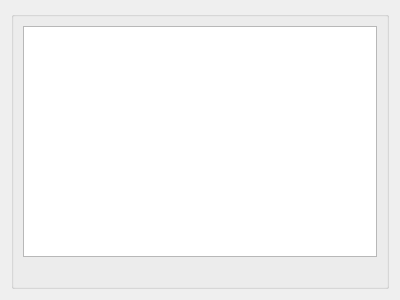
<?xml version="1.0" encoding="UTF-8"?>
<ui version="4.0">
 <class>Table_Tab</class>
 <widget class="QWidget" name="Table_Tab">
  <property name="geometry">
   <rect>
    <x>0</x>
    <y>0</y>
    <width>400</width>
    <height>300</height>
   </rect>
  </property>
  <property name="windowTitle">
   <string>Form</string>
  </property>
  <layout class="QVBoxLayout" name="verticalLayout">
   <item>
    <widget class="QGroupBox" name="table_wrap">
     <property name="title">
      <string/>
     </property>
     <layout class="QVBoxLayout" name="verticalLayout_5">
      <item>
       <widget class="QTableWidget" name="table">
        <property name="editTriggers">
         <set>QAbstractItemView::NoEditTriggers</set>
        </property>
        <property name="alternatingRowColors">
         <bool>true</bool>
        </property>
        <property name="gridStyle">
         <enum>Qt::SolidLine</enum>
        </property>
        <property name="sortingEnabled">
         <bool>true</bool>
        </property>
        <property name="rowCount">
         <number>0</number>
        </property>
        <attribute name="horizontalHeaderDefaultSectionSize">
         <number>120</number>
        </attribute>
       </widget>
      </item>
      <item>
       <widget class="QLabel" name="status_label">
        <property name="text">
         <string/>
        </property>
       </widget>
      </item>
     </layout>
    </widget>
   </item>
  </layout>
 </widget>
 <resources/>
 <connections/>
</ui>
